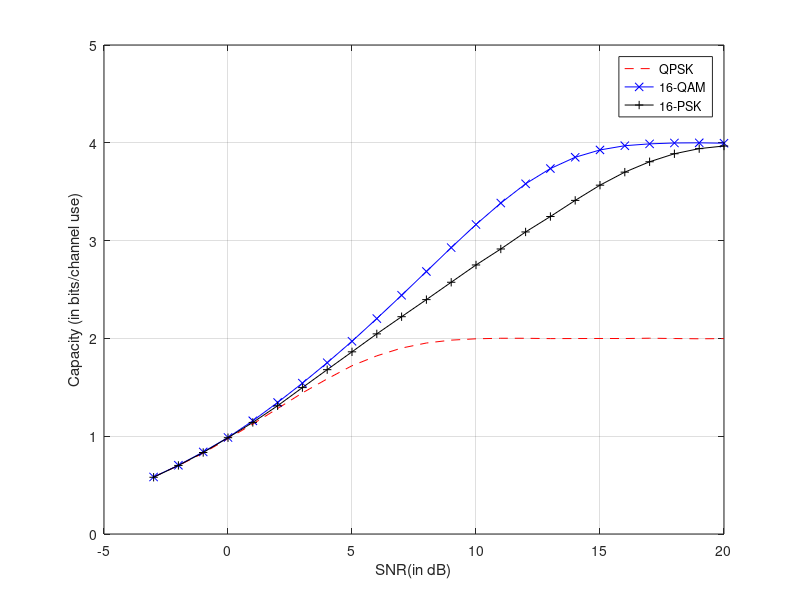
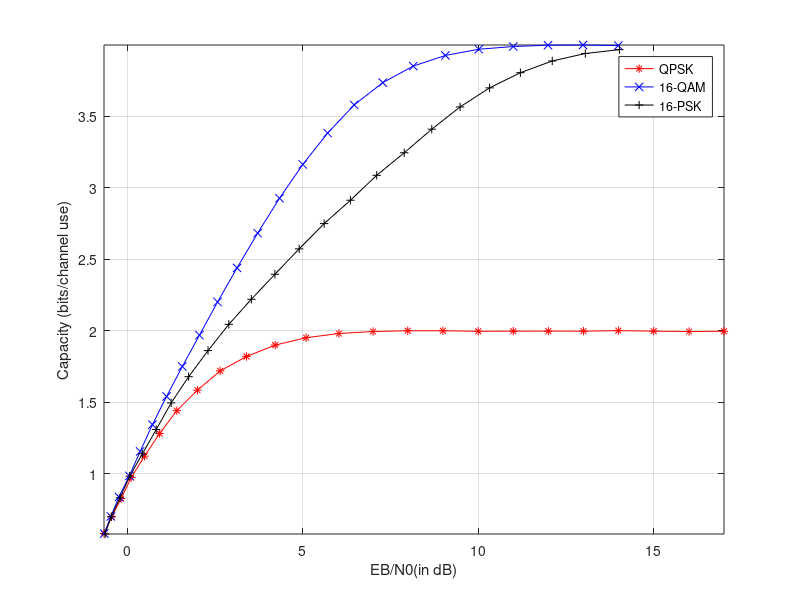

These charts were generated, in order, by the following MATLAB code:
% Constellations and we plot the resulting capacity against SNR
clear
clc
%QPSK
h_yx = 0.5*log2(2*pi*exp(1));
% For calculating h(Y) we generate the bits i.i.d with p = 1/2 and compute
% the capacity numerically using the law of large numbers
snr_db = (-3:20)';
snr = 10.^(snr_db/10);
num_bits = 1e6;
cap_qpsk = zeros(length(snr),1);
for ctr = 1:length(snr)
    bits = round(rand(num_bits,1)); % Generating the bits with equal probability
    bpsk_symbols = 1 - 2*bits; % Mapping bits to symbols
    A = sqrt(snr(ctr));
    noise = randn(num_bits,1);
    y = A*bpsk_symbols + noise;
    prob_y = (0.5/sqrt(2*pi))*(exp(-0.5*(y - A).^2) + exp(-0.5*(y + A).^2));
    h_y = -sum(log2(prob_y))/num_bits;
    % Capacity of QPSK = 2*Capacity of BPSK
    cap_qpsk(ctr) = 2*(h_y - h_yx);
end

% Plotting the capacity as a function of SNR
plot(snr_db,cap_qpsk,'--r')
hold on
ylim([0 5])

% ---------------------------------------------------------------------- %
% ---------------- CAPACITY FOR 16 - QAM ------------------------------- %

cap_qam = zeros(length(snr),1);
num_symbols = 1e6;
for ctr = 1:length(snr)
    d = sqrt(snr(ctr)/5);
    % Generating the symbols
    seq_1_3 = 2*round(rand(num_symbols,1)) + 1;
    seq_1_neg1 = 1 - 2*round(rand(num_symbols,1));
    pam_symbols = seq_1_3.*seq_1_neg1.*d;
    noise = randn(num_symbols,1);
    y = pam_symbols + noise;
    % Now we calculate h(Y) as - E[log2(p(y)]
    prob_y = (0.25/sqrt(2*pi))*(exp(-0.5*(y - d).^2) + exp(-0.5*(y + d).^2) + exp(-0.5*(y + 3*d).^2) + exp(-0.5*(y - 3*d).^2));
    h_y = -sum(log2(prob_y))/num_symbols;
    %Capacity of 16-QAM = 2*Capacity of 4-PAM
    cap_qam(ctr) = 2*(h_y-h_yx);
end
plot(snr_db,cap_qam,'-xb')
% ---------------------------------------------------------------------- %
% ------------------- CAPACITY FOR 16-PSK ------------------------------ %

h_yx = log2(pi*exp(1));
num_symbols = 1e5;
prob_y = zeros(num_symbols,1);
cap_psk = zeros(length(snr),1);
for ctr = 1:length(snr)
    A = sqrt(snr(ctr));
    levels = round(16*rand(num_symbols,1));
    psk_symbols = A*exp(j*(2*pi/16)*levels);
    noise = (1/sqrt(2))*(randn(num_symbols,1) + j*randn(num_symbols,1));
    rec_symbols = psk_symbols + noise;
    const_points = A*exp(j*(2*pi/16)*(0:15));
    const_points = const_points(:);
    rec_symbols_repeated = repmat(rec_symbols.',16,1);
    psk_symbols_repeated = repmat(const_points,1,num_symbols);
    diff_matrix = (rec_symbols_repeated - psk_symbols_repeated);
    prob_y = sum(exp(-(abs(diff_matrix)).^2),1)/(pi*16);
    h_y = -sum(log2(prob_y))/num_symbols;
    cap_psk(ctr) = (h_y - h_yx);
end
plot(snr_db,cap_psk,'-+k')
grid on
xlabel('SNR(in dB)')
ylabel('Capacity (in bits/channel use)')
legend('QPSK','16-QAM','16-PSK')
% ---------------- Plots in terms of Eb/N0 -------------------

ebno_qpsk_db = 10*log10(snr./cap_qpsk);
ebno_qam_db = 10*log10(snr./cap_qam);
ebno_psk_db = 10*log10(snr./cap_psk);
figure
plot(ebno_qpsk_db,cap_qpsk,'-*r')
hold on

plot(ebno_qam_db,cap_qam,'-xb')
plot(ebno_psk_db,cap_psk,'-+k')
grid on
xlabel('EB/N0(in dB)');
ylabel('Capacity (bits/channel use)');
axis tight
legend('QPSK','16-QAM','16-PSK')
% -------------------------------------------------------------------------